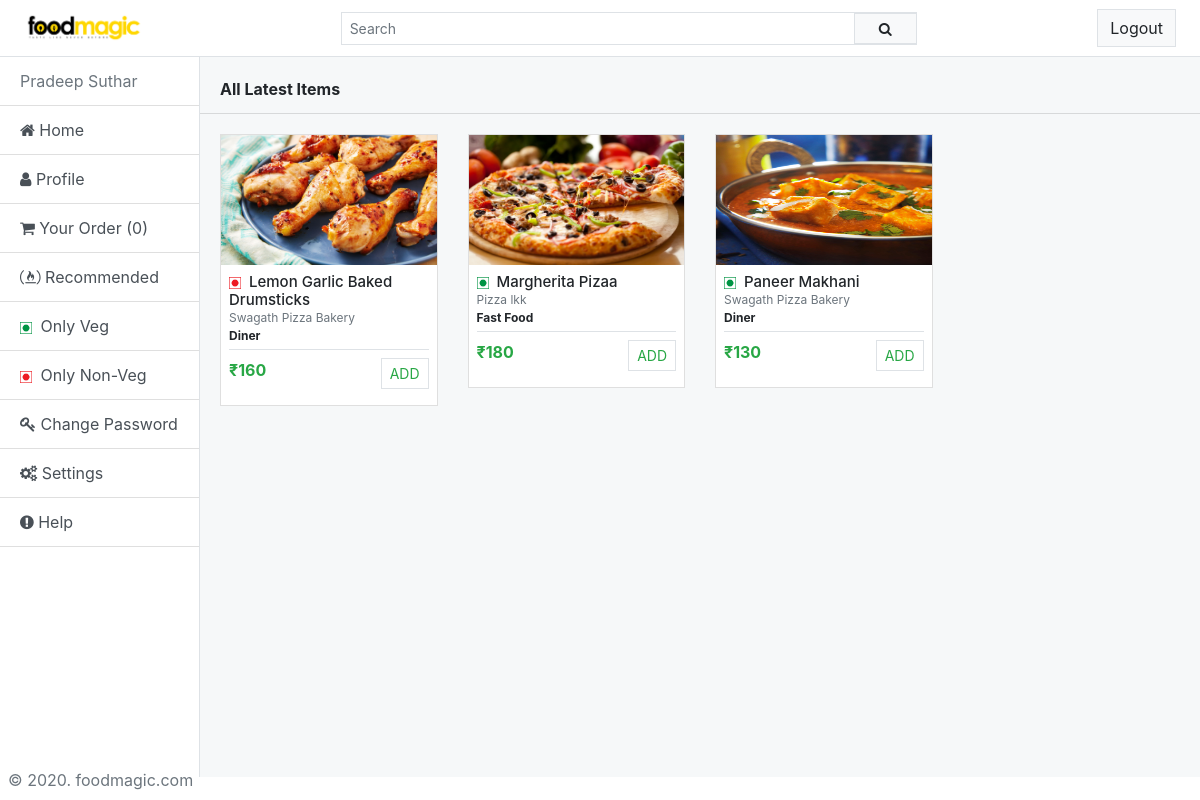
Page /home/ (signed in) on the committed database.
### account/models.py (models this page shows, shortened)
class Account(AbstractBaseUser):
    first_name = models.CharField(max_length=30)
    last_name = models.CharField(max_length=30)
    email = models.EmailField(verbose_name='email',max_length=60, unique=True)
    mobile = models.CharField(default="",validators=[RegexValidator("^0?[5-9]{1}\d{9}$")], max_length=10, unique=True)
    date_joined = models.DateTimeField(verbose_name='date joined', auto_now_add=True)
    last_login = models.DateTimeField(verbose_name='last login', auto_now=True)
    is_admin = models.BooleanField(default=False)
    is_active = models.BooleanField(default=True)
    is_staff = models.BooleanField(default=False)
    is_superuser = models.BooleanField(default=False)
    USERNAME_FIELD = 'mobile'
    REQUIRED_FIELDS = ['email']
    objects = MyAccountManager()
    def __str__(self):
        return self.first_name +" "+ self.last_name

### core/models.py (models this page shows, shortened)
class Product(models.Model):
    product_img = models.ImageField(upload_to = "images\\product-img\\", null=True)
    product_name = models.CharField(max_length=300)
    price = models.IntegerField(default=0, validators=[MinValueValidator(0),MaxValueValidator(10000)])
    food_preparation_time = models.IntegerField(default=0, validators=[MinValueValidator(0),MaxValueValidator(1000)])
    cetagory = models.ForeignKey(to=Cetagory, on_delete = CASCADE, null=True, blank=True)
    restaurant_name = models.ForeignKey(to=Restaurant, on_delete = CASCADE, null=True, blank=True)
    is_veg = models.BooleanField(default=True)
    cr_date = models.DateTimeField(auto_now_add=True)
    objects = ProductManager()

class Restaurant(models.Model):
    restaurant_img = models.ImageField(upload_to = "images\\restaurants-img\\", null=True)
    restaurant_name = models.CharField(max_length=400)
    restaurant_address = models.CharField(default="", max_length=100)
    restaurant_owner =  models.OneToOneField(to=Account, on_delete = CASCADE)
    restaurant_owner_phone_no = models.CharField(default="",validators=[RegexValidator("^0?[5-9]{1}\d{9}$")], max_length=10)
    mini_order_price = models.IntegerField(default=0, validators=[MinValueValidator(0),MaxValueValidator(10000)])
    cr_date = models.DateTimeField(auto_now_add=True)
    def __str__(self):
        return "%s" % (self.restaurant_name)

class Cetagory(models.Model):
    cetagory_name = models.CharField(max_length=100)
    def __str__(self):
        return "%s" % (self.cetagory_name)

### core/views.py (the view)
# urls.py: path('', views.index, name='Home_Page'),
@login_required(login_url='/')
def index(request):
    title = 'FoodMagic'
    products = Product.objects.order_by("?")
    all_cetagories = Cetagory.objects.order_by("?")
    all_veg = Product.objects.all_veg_products()
    all_nonveg = Product.objects.all_nonveg_products()
    return render(request, 'index.html', {'title':title,'products':products,'all_cetagories':all_cetagories,'all_veg_products':all_veg,'all_nonveg_products':all_nonveg})

### core/models.py (called while the page is built)
    def get_queryset(self):
        return super().get_queryset()

    def all_nonveg_products(self):
        return super().get_queryset().filter(is_veg=False)

    def all_veg_products(self):
        return super().get_queryset().filter(is_veg=True)

### templates/index.html (shortened to what this page needs)
{% extends "base.html" %}
{% block navbar %}
{% include "navbar.html" %}
{% endblock navbar %}
{% block main_body %}
<div class="card my-2 border-0 rounded-0 bg-transparent">
    <div class="card-header font-weight-bold bg-transparent">
        All Latest Items
    </div>
    <div class="card-body">
        <div class="row row-cols-1 row-cols-sm-2 row-cols-md-4">
            {% for product in products %}
            <div class="col-sm mb-2">
                <div class="card rounded-0 card-hvr">
                    <img src="{{product.product_img.url}}"
                        class="card-img-top rounded-0" alt="..." width="100%" height="130px">
                    <div class="card-body p-2">
                        {% if product.is_veg %}
                        <h5 class="card-title m-0">
                            <span><img class="mr-1" src="/static/images/veg.png/" alt="veg" width="12px" height="12px"></span>
                            <span>{{product.product_name.title}}</span>
                        </h5>
                        {% else %}
                        <h5 class="card-title m-0">
                            <span><img class="mr-1" src="/static/images/non-veg.png/" alt="non-veg" width="12px" height="12px"></span>
                            <span>{{product.product_name.title}}</span>
                        </h5>
                        {% endif %}
                        <p class="card-text description text-muted my-0 text-truncate">{{product.restaurant_name}}</p>
                        <p class="card-text description mb-1"><b>{{product.cetagory}}</b></p>
                        <div class="d-flex bd-highlight m-0 py-2 border-top">
                            <div class="mr-auto bd-highlight text-success font-weight-bold">₹{{ product.price }}</div>
                            <div class="bd-highlight">
                                <button type="button" class="btn btn-outline-light border rounded-0 text-success btn-sm text-uppercase add-to-cart" data-name="{{product.product_name}}" data-price="{{product.price}}">Add</button>
                            </div>
                        </div>
                    </div>
                </div>
            </div>
            {% endfor %}
        </div>
    </div>
</div>
{% endblock %}

### templates/base.html (shortened to what this page needs)
{% load static %}
<!doctype html>
<html lang="en">
<head>
    <link rel="stylesheet" href="https://stackpath.bootstrapcdn.com/bootstrap/4.4.1/css/bootstrap.min.css">
    <link href="//maxcdn.bootstrapcdn.com/font-awesome/4.7.0/css/font-awesome.min.css" rel="stylesheet">
    <link rel="stylesheet" href="{% static 'css/style.css' %}">
</head>
<body>
    {% block navbar %}
    {% endblock navbar %}
    <div class="container-fluid p-0 m-0" style="width: 100%; height: 90vh;">
        <div class="row p-0 m-0" style="width: 100%;">
            <div class="col-2 bg-white p-0 rounded-0 scroll border-right">
                <div class="list-group list-group-flush">
                    <a href="/home/" class="list-group-item list-group-item-action disabled">{{request.user}}</a>
                    <a href="/home/" class="list-group-item list-group-item-action"><i class="fa fa-home"></i> Home</a>
                    <a href="/home/profile/" class="list-group-item list-group-item-action"><i class="fa fa-user"></i>
                        Profile</a>
                    <a href="#" class="list-group-item list-group-item-action"><i
                            class="fa fa-shopping-cart"></i>
                        Your Order (0)</a>
                    <a href="/home/recommended/" class="list-group-item list-group-item-action"><i
                            class="fa fa-free-code-camp"></i>
                        Recommended</a>
                    <a href="/home/veg/" class="list-group-item list-group-item-action"> <span><img class="mr-1"
                                src="/static/images/veg.png/" alt="veg" width="12px" height="12px"></span> Only Veg</a>
                    <a href="/home/non-veg/" class="list-group-item list-group-item-action"><span><img class="mr-1"
                                src="/static/images/non-veg.png/" alt="veg" width="12px" height="12px"></span> Only
                        Non-Veg</a>
                    <a href="/password_change/" class="list-group-item list-group-item-action"><i class="fa fa-key"></i>
                        Change Password</a>
                    <a href="/home/settings/" class="list-group-item list-group-item-action"><i class="fa fa-cogs"></i>
                        Settings</a>
                    <a href="/home/help/" class="list-group-item list-group-item-action"><i
                            class="fa fa-exclamation-circle"></i>
                        Help</a>
                </div>
                <div class="fixed-bottom p-2 text-left text-muted">
                    &copy; 2020. foodmagic.com
                </div>
            </div>
            <div class="col-10 p-0 bg-body scroll" style="width: 100%; height: 100vh;">
                {% block main_body %}
                {% endblock main_body %}
            </div>
        </div>
    </div>
    {% include "footer.html" %}

### static/css/style.css (style rules this page uses)
.bg-body { background-color: #F6F8F9; }
.scroll { max-height: 90vh; overflow-y: auto; overflow-x: hidden; }
.card .card-body .description { font-size: 12px; padding: 0; }
.card .card-body .card-title { font-size: 15px; padding: 0; }

### rows in the picture
Account: user "Pradeep Suthar"
Product: product_img (picture), is_veg False (drawn), product_name "Lemon Garlic Baked Drumsticks", restaurant_name "Swagath Pizza Bakery", cetagory "Diner", price "160"
Product: product_img (picture), is_veg True (drawn), product_name "Margherita Pizaa", restaurant_name "Pizza lkk", cetagory "Fast Food", price "180"
Product: product_img (picture), is_veg True (drawn), product_name "Paneer Makhani", restaurant_name "Swagath Pizza Bakery", cetagory "Diner", price "130"
